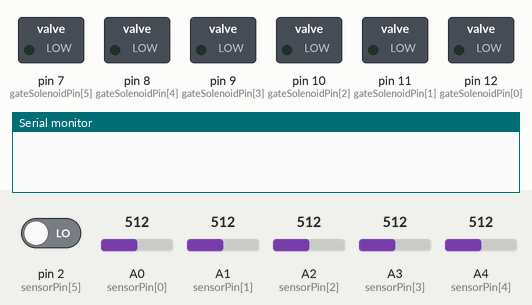
Simulated run of this sketch. Board: Arduino Uno, built with avr-gcc and run on an emulated ATmega328P. Shown: switched loads named in the sketch (green lamp = pin HIGH), the last lines printed to the serial monitor. Inputs (shaded band) come from the test bench; at power-on: A2 (sensorPin[2]) = 512, pin 2 (sensorPin[5]) LOW, A0 (sensorPin[0]) = 512, A1 (sensorPin[1]) = 512, A3 (sensorPin[3]) = 512, A4 (sensorPin[4]) = 512. Pins used as bus, display or sensor lines are not drawn.

Above: at 0.1 s.
At 2.2 s:
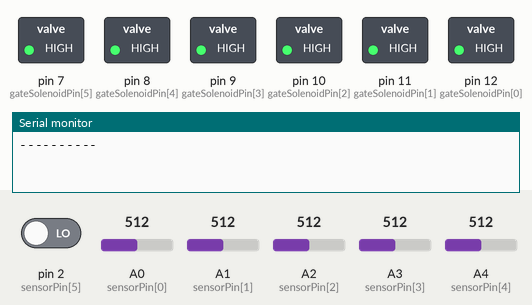
2.3 s: A2 (sensorPin[2]) set to 716
5.0 s: pin 2 (sensorPin[5]) driven HIGH
At 7.2 s:
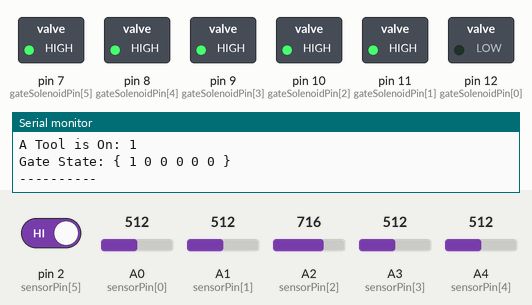
7.5 s: pin 2 (sensorPin[5]) driven LOW
Timing chart, 0 to 10.5 s (numbered marks = the images above; inputs shaded):
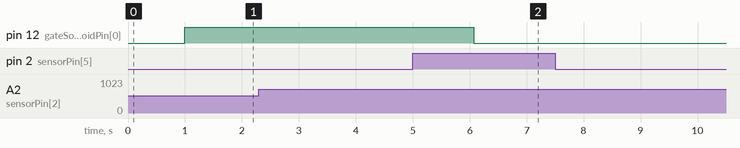

The sketch:

blast-gate-control-v03.ino
```cpp
#define CURRENT_TRIGGER 1
#define SWITCH_TRIGGER 0


//TODO: Check Start up delay on floor sweep cause of suction bounce


int mVperAmp = 20.14; // use 100 for 20A Module and 66 for 30A Module


double Voltage = 0;
double VRMS = 0;
double AmpsRMS = 0;


const int DEBUG_NUMBER_OF_TOOLS = 2;
const int NUMBER_OF_TOOLS = 6;
String tools[NUMBER_OF_TOOLS] = {"Planer", "Bandsaw", "Jointer", "Table Saw", "Shaper", "Floor Sweep"};
double toolCurrentThreshold[NUMBER_OF_TOOLS] = {15,3,2.5,8,8,0};
int sensorPin[NUMBER_OF_TOOLS] = {A0, A1, A2, A3, A4, 2};
int toolState[NUMBER_OF_TOOLS] = {0, 0, 0, 0, 0, 0};
int lastToolState[NUMBER_OF_TOOLS] = {0, 0, 0, 0, 0, 0};
int toolTriggerType[NUMBER_OF_TOOLS] = {CURRENT_TRIGGER, CURRENT_TRIGGER, CURRENT_TRIGGER, CURRENT_TRIGGER, CURRENT_TRIGGER, SWITCH_TRIGGER};
unsigned long lastDebounceTime = 0;  // the last time the output pin was toggled
unsigned long debounceDelay = 50;    // the debounce time; increase if the output flickers
int buttonState;
int lastButtonState = HIGH;  // the previous reading from the input pin
const int NUMBER_OF_GATES = 6;
String gateNames[NUMBER_OF_GATES] = {"Sweep Leg", "Shaper", "Planer", "Table Saw", "Bandsaw", "Jointer"};
int gates[NUMBER_OF_TOOLS][NUMBER_OF_GATES] = {
  {0, 0, 1, 0, 0, 0},
  {0, 0, 0, 0, 1, 0},
  {0, 0, 0, 0, 0, 1},
  {0, 0, 0, 1, 0, 0},
  {1, 1, 0, 0, 0, 0},
  {1, 0, 0, 0, 0, 0}
};
int gateState[NUMBER_OF_GATES] = {0, 0, 0, 0, 0, 0};

int gateSolenoidPin[NUMBER_OF_GATES] = {12, 11, 10, 9, 8, 7};


bool collectorIsOn = 0;
const int DUST_COLL_START_PIN = 6;
const int DUST_COLL_STOP_PIN = 5;
bool spinDownState = false;
unsigned long shutDownTime = 0;
bool startUpState = false;
unsigned long startUpTime = 0;
const int SPIN_DOWN_TIME = 6000;
const int DUST_COLLECTOR_START_DELAY = 2000;

int thisReading = 0;
int lastReading = 0;
unsigned long firstReadingTime = 0;
const int BUTTON_DEBOUNCE_DELAY = 100;

bool toolStarting = false;
unsigned long gateOpenTime =0;
const int GATE_OPEN_DELAY = 1000;


void setup() {
  Serial.begin(9600);
  delay(1000);
  pinMode(DUST_COLL_START_PIN, OUTPUT);
  digitalWrite(DUST_COLL_START_PIN, HIGH);
  pinMode(DUST_COLL_STOP_PIN, OUTPUT);
  digitalWrite(DUST_COLL_STOP_PIN, HIGH);
  for (int i = 0; i < NUMBER_OF_GATES; i++ ) {
    pinMode(gateSolenoidPin[i], OUTPUT);
    digitalWrite(gateSolenoidPin[i], HIGH);
  }
  for (int i = 0; i < NUMBER_OF_TOOLS; i++ ) {
    pinMode(sensorPin[i], INPUT);
  }
}

void loop() {
  Serial.println("----------");
  int aToolIsOn = 0;
  for (int i = 0; i < NUMBER_OF_TOOLS; i++) {
    if (toolTriggerType[i] == CURRENT_TRIGGER) {
      toolState[i] = checkForAmperageChange(i);
    } else {

      thisReading = checkForStateChange(i);
      if (millis() - firstReadingTime >= BUTTON_DEBOUNCE_DELAY && thisReading == lastReading) {
        toolState[i] = thisReading;
      } else {
        lastReading = thisReading;
        firstReadingTime = millis();
      }
      toolState[i] = checkForStateChange(i);
    }
    aToolIsOn += toolState[i];
  }

  for (int j = 0; j < NUMBER_OF_GATES; j++) {
    int stateSum = 0;
    for (int i = 0; i < NUMBER_OF_TOOLS; i++) {
      stateSum += gates[i][j] && toolState[i];
      gateState[j] = stateSum > 0;
    }
  }
  if (aToolIsOn) {
    if (toolStarting) {
      if (millis() >= gateOpenTime) {
        //open gates before closing the others
        for (int i = 0; i < NUMBER_OF_GATES; i++) {
          if (gateState[i]) {
            openGate(i);
          }
        }
        //TODO: delay between opening and closing
        for (int i = 0; i < NUMBER_OF_GATES; i++) {
          if (!gateState[i]) {
            closeGate(i);
          }
        }
      }
      toolStarting = false;
    } else {
      toolStarting = true;
      gateOpenTime = millis() + GATE_OPEN_DELAY;
    }


    if (collectorIsOn) {
      spinDownState = false;
    } else {
      if (startUpState) {
        if (millis() >= startUpTime) {
          startDustCollector();
          startUpState = false;
        }
      } else {
        Serial.println("Starting...");
        startUpState = true;
        startUpTime = millis() + DUST_COLLECTOR_START_DELAY;
      }
    }
    setLastToolStatetoToolState();
  } else {
    if (collectorIsOn) {
      if (spinDownState) {
        if (millis() >= shutDownTime) {
          stopDustCollector();
          //Leaving whatever gates were last open-opened to avoid starving the collector
        } else {
          Serial.print(shutDownTime - millis());
        }
      } else {
        Serial.println("Spinning Down...");
        spinDownState = true;
        if (lastToolIsFloorSweep()) {
          //If the last tool to be "turned off" is the floor sweep, just shut the dc down so not to starve
          shutDownTime = millis();
        } else {
          shutDownTime = millis() + SPIN_DOWN_TIME;
        }
      }
    } else {
      startUpState = false;
      //do nothing tools are off and collector is off
    }
  }
  Serial.print("Tool State: { ");
  for (int i = 0; i < NUMBER_OF_TOOLS; i++) {
    Serial.print(toolState[i]);
    Serial.print(" ");
  }
  Serial.println("}");
  Serial.print("A Tool is On: ");
  Serial.println(aToolIsOn > 0);

  Serial.print("Gate State: { ");
  for (int i = 0; i < NUMBER_OF_GATES; i++) {
    Serial.print(gateState[i]);
    Serial.print(" ");
  }
  Serial.println("}");
}
boolean checkForAmperageChange(int which) {
  Voltage = getVPP(sensorPin[which]);
  VRMS = (Voltage / 2.0) * 0.707;
  AmpsRMS = (VRMS * 1000) / mVperAmp;
//  Serial.print(tools[which] + ": ");
//  Serial.print(AmpsRMS);
//  Serial.print(" Amps RMS - State: ");
  if (AmpsRMS > toolCurrentThreshold[which]) {
    return 1;
  } else {
    return 0;
  }
}

boolean checkForStateChange(int which) {
  int reading = digitalRead(sensorPin[which]);
  //TODO: Is Debouncing Nessesary?
  buttonState = reading;
  Serial.print(tools[which] + ": ");
  Serial.println(buttonState);
  return buttonState;
}

float getVPP(int sensor)
{
  float result;

  int readValue;             //value read from the sensor
  int maxValue = 0;          // store max value here
  int minValue = 1024;          // store min value here

  uint32_t start_time = millis();
  while ((millis() - start_time) < 500) //sample for 1 Sec
  {
    readValue = analogRead(sensor);
    // see if you have a new maxValue
    if (readValue > maxValue)
    {
      /*record the maximum sensor value*/
      maxValue = readValue;
    }
    if (readValue < minValue)
    {
      /*record the maximum sensor value*/
      minValue = readValue;
    }
  }

  // Subtract min from max
  result = ((maxValue - minValue) * 5.0) / 1024.0;

  return result;
}

void openGate(uint8_t gate) {
  // Serial.print("openGate: ");
  // Serial.println(gateNames[gate]);
  digitalWrite(gateSolenoidPin[gate], LOW);
}

void closeGate(uint8_t gate) {
  //Serial.print("closeGate: ");
  //Serial.println(gateNames[gate]);
  digitalWrite(gateSolenoidPin[gate], HIGH);
}

void startDustCollector() {
  Serial.println("startDustCollector");
  digitalWrite(DUST_COLL_START_PIN, LOW);
  delay(1000);
  digitalWrite(DUST_COLL_START_PIN, HIGH);
  collectorIsOn = true;
}

void stopDustCollector() {
  Serial.println("stopDustCollector");
  digitalWrite(DUST_COLL_STOP_PIN, LOW);
  delay(1000);
  digitalWrite(DUST_COLL_STOP_PIN, HIGH);
  collectorIsOn = false;
}

bool lastToolIsFloorSweep() {
  int checkState[NUMBER_OF_TOOLS] = {0, 0, 0, 0, 0, 1};
  for (int i = 0; i < NUMBER_OF_TOOLS; i++) {
    if (lastToolState[i] != checkState[i]) {
      return false;
    }
  }
  return true;
}

void setLastToolStatetoToolState() {
  for (int i = 0; i < NUMBER_OF_TOOLS; i++) {
    lastToolState[i] = toolState[i];
  }
}
```

Measured:
- after the input at 5.0 s, pin 12 (gateSolenoidPin[0]): HIGH → LOW after 1.1 s
